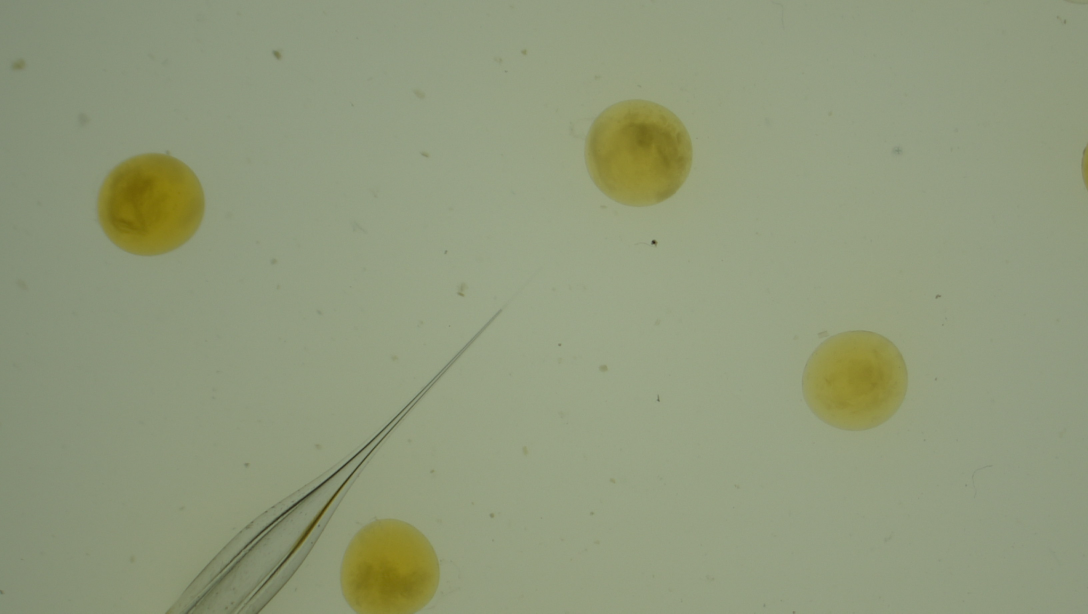
#> input picture IMG30.JPG, 3264 x 1840 px (shown at 1/3 size)
$ python temp2.py
#> lines starting #> are read from the running program, lines starting #| are printed output that depends on the picture; after the words box and inside, x2 and y2 are one past the last pixel; in counts of white or black regions, pixels touching at a corner belong together
# -*- coding: utf-8 -*-
"""
Spyder Editor

This is a temporary script file.
"""

import cv2 as cv
import matplotlib.pyplot as plt
import os
import numpy as np
#from time import Time

def Py_PatternMatching():
    im = cv.imread ('IMG30.JPG',1)
#> im is the input picture: shape (1840, 3264, 3); mean B, G, R 123.4, 153.9, 145.3
    #im = im[:,:,(1,2,0)]
    im = cv.cvtColor(im, cv.COLOR_BGR2GRAY)
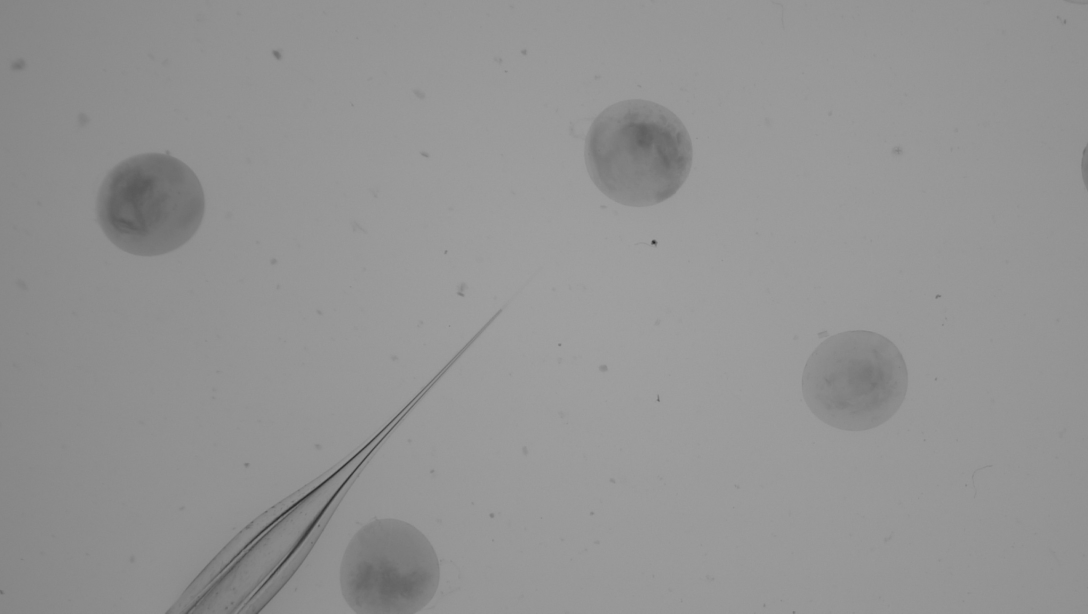
#> im: shape (1840, 3264) (shown at 1/3 size); min 29, max 163, mean 147.8
#    plt.imshow(im),plt.show()
    cv.namedWindow( 'orgin', cv.WINDOW_NORMAL )
    cv.imshow('orgin',im)


    templ = im[285:634,1743:2085]
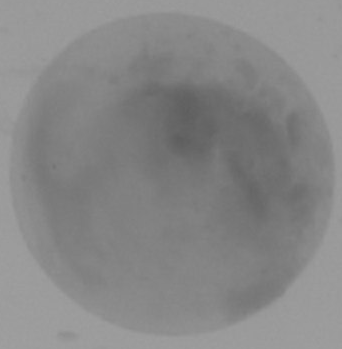
#> templ: shape (349, 342); min 93, max 160, mean 135.1
    w, h = templ.shape[::-1]
#> w = 342; h = 349
    cv.namedWindow( 'template', cv.WINDOW_AUTOSIZE )
    cv.imshow('template',templ)
    cv.imwrite('template.jpg',templ)


    res = cv.matchTemplate(im,templ,cv.TM_CCOEFF_NORMED)
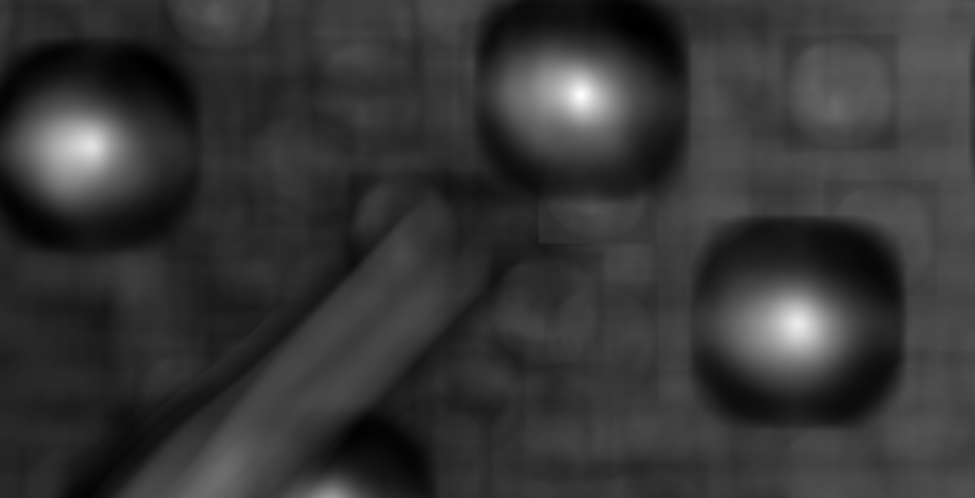
#> res: shape (1492, 2923) float32 (shown at 1/3 size); min -0.361, max 1, mean -0.0706; drawn with min black and max white
    threshold = 0.8
    loc = np.where( res >= threshold)
#> loc = 6293 positions, rows 253 to 1000, columns 249 to 2418
    for pt in zip(*loc[::-1]):
        cv.rectangle(im, pt, (pt[0] + w, pt[1] + h), (0,0,255), 2)
#> this loop made 6293 passes
#> pt on passes 1 to 3: (1739, 253), (1740, 253), (1741, 253)
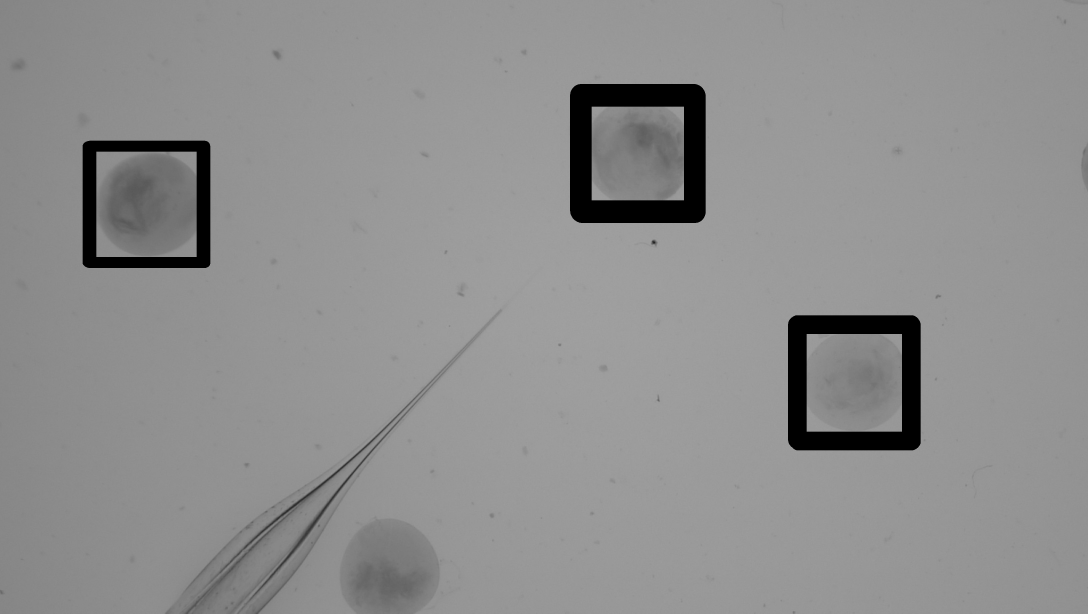
#> im: shape (1840, 3264) (shown at 1/3 size); 3.63% of pixels changed, all inside (x1, y1, x2, y2) = (248, 252, 2762, 1351)

    cv.namedWindow( 'matched', cv.WINDOW_NORMAL )
    cv.imshow('matched',im)


#    cv.waitKey(0)

#    cv.destroyAllWindows()


Py_PatternMatching()

from timeit import Timer

t1=Timer("Py_PatternMatching()","from __main__ import Py_PatternMatching")

print (t1.timeit(1))
#> the loop in Py_PatternMatching (call 2), `for pt in zip(*loc[::-1]):` made 6293 passes

$ run again, with IMG00166.JPG copied over IMG30.JPG
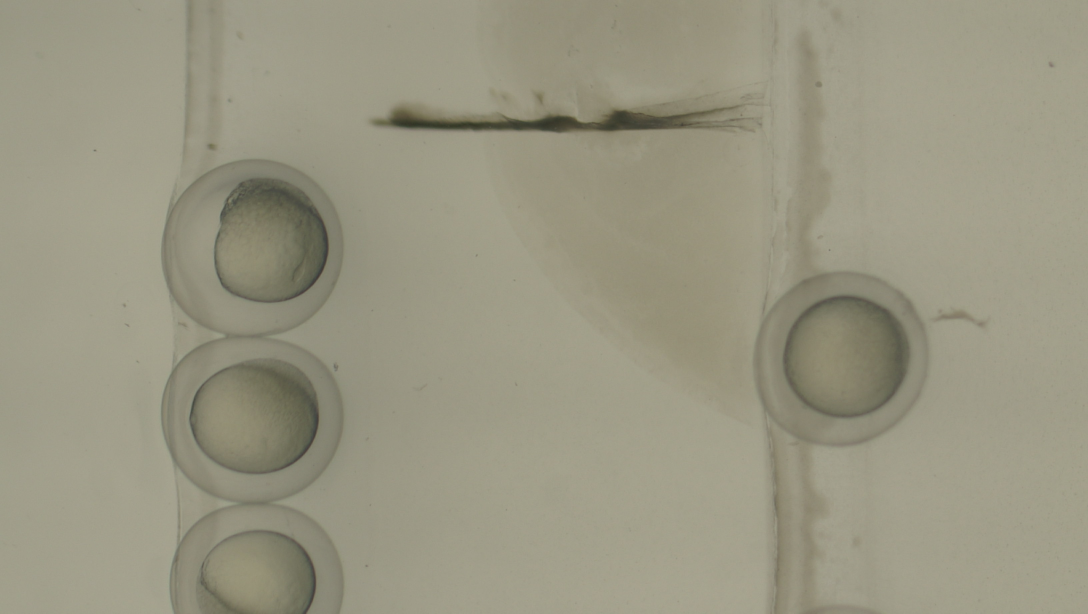
#> input picture IMG00166.JPG, 3264 x 1840 px (shown at 1/3 size)
#> in Py_PatternMatching, im is the input picture: shape (1840, 3264, 3); mean B, G, R 130.5, 150.6, 153.6
#> in Py_PatternMatching, `res = cv.matchTemplate(im,templ,cv.TM_CCOEFF_NORMED)`:
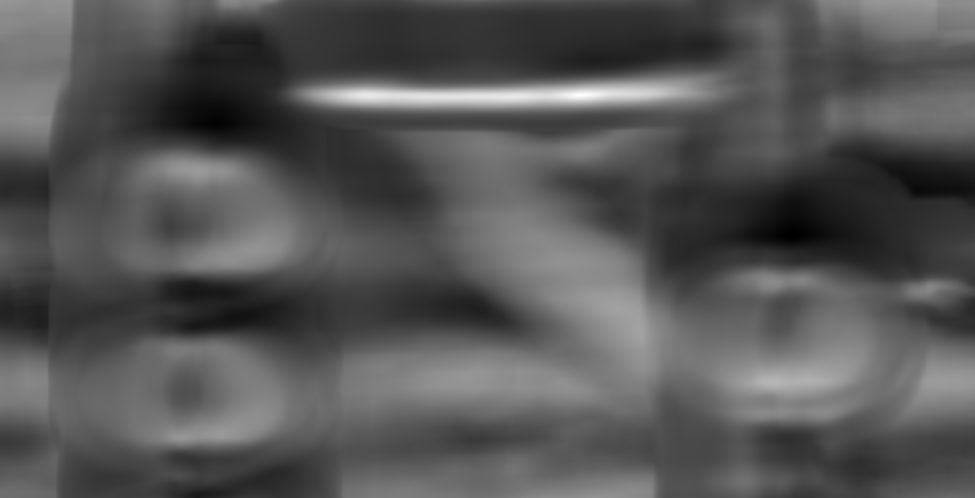
#> res: shape (1492, 2923) float32 (shown at 1/3 size); min -0.48, max 1, mean 0.0194; drawn with min black and max white
#> loc = 10630 positions, rows 272 to 298, columns 1058 to 1852
#> the loop in Py_PatternMatching, `for pt in zip(*loc[::-1]):` made 10630 passes
#> pt on passes 1 to 3: (1746, 272), (1747, 272), (1748, 272)
#> after the loop in Py_PatternMatching, `for pt in zip(*loc[::-1]):`:
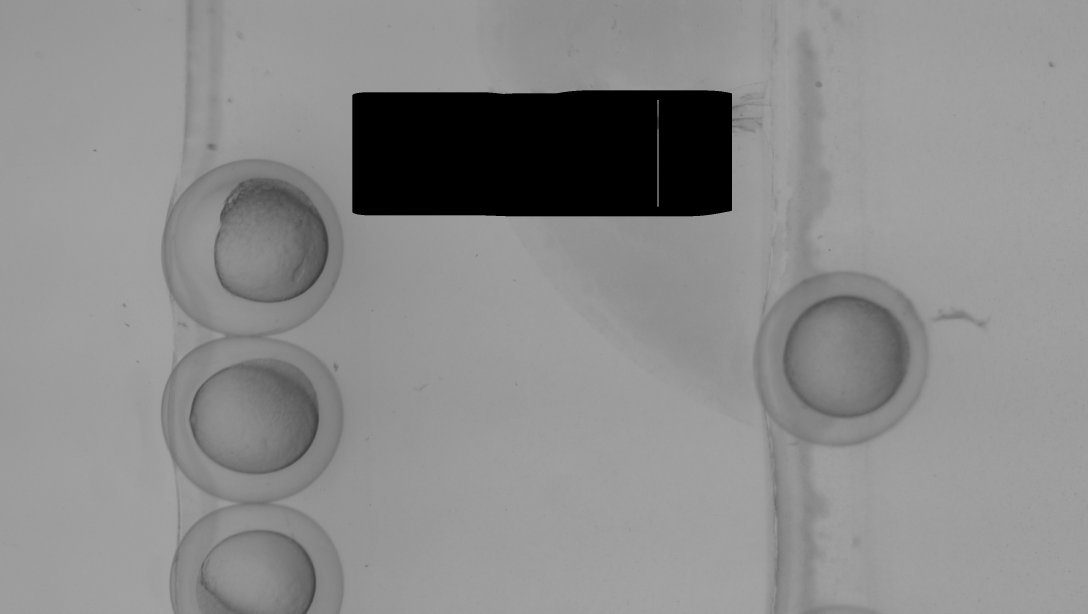
#> im: shape (1840, 3264) (shown at 1/3 size); min 0, max 166, mean 139.3
#> the loop in Py_PatternMatching (call 2), `for pt in zip(*loc[::-1]):` made 10630 passes
